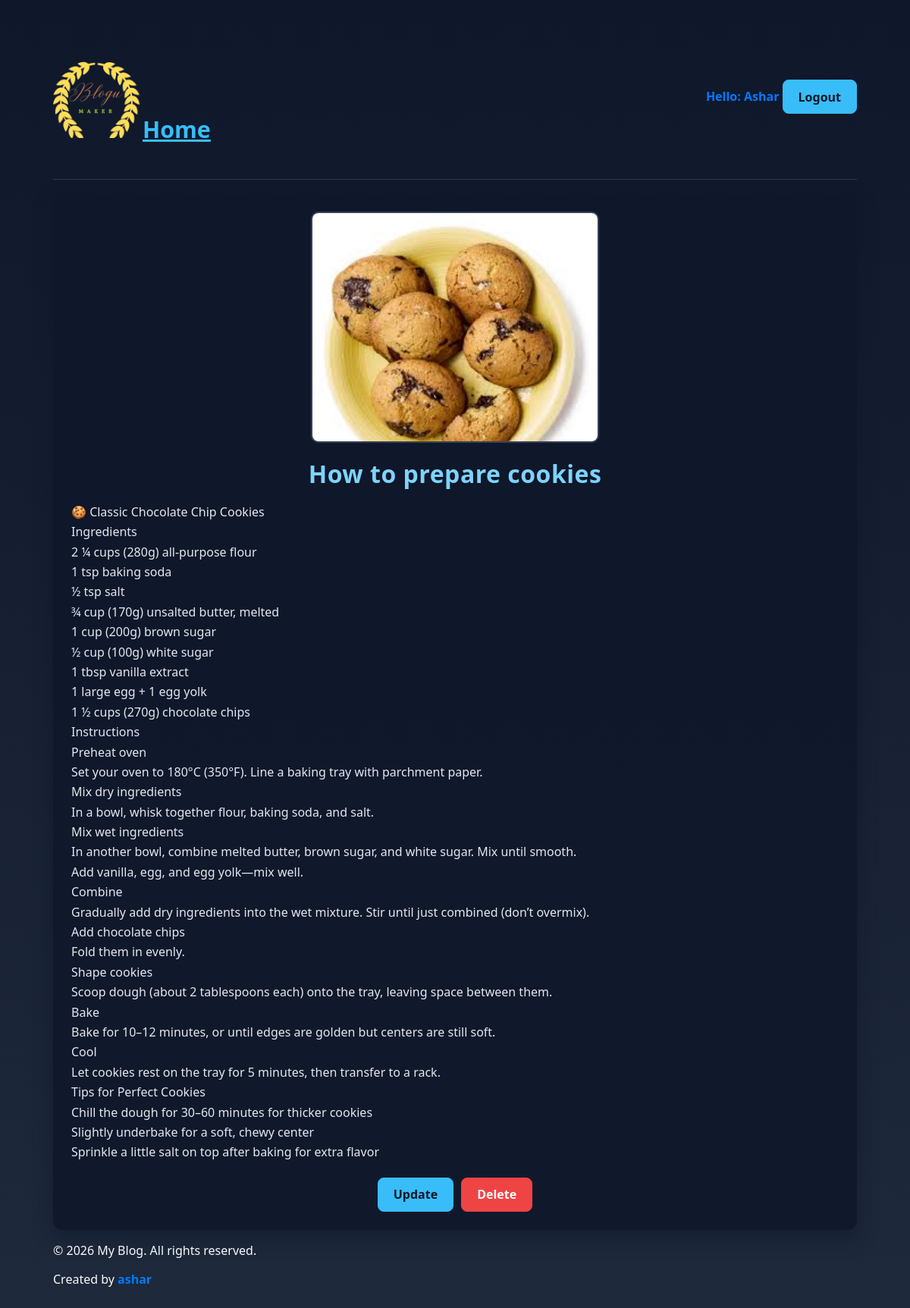
The page /how-to-prepare-cookies/ (signed in) on the database its author committed.
### Article/models.py (models this page shows, shortened)
class Article(models.Model):
    title = models.CharField(max_length = 50)
    body = models.TextField(editable= True)
    Creation_date = models.DateTimeField(auto_now_add = True)
    Author = models.ForeignKey(User,on_delete=models.CASCADE)
    Image = models.ImageField(upload_to="Thumb/",default="Thumb/Default.png",)
    slug = models.SlugField(allow_unicode=True,default=None)

### Article/views.py (the view)
# urls.py: path("<slug:content>/",views.Detail_view,name="details"),
def Detail_view(request,content):
    details = Article.objects.get(slug = content)
    return render(request,'content.html',{"Details":details})

### Article/templates/content.html (shortened to what this page needs)
{% extends 'main.html' %}
{% block content %}
<div class="sub-container" >
<div class="content_img">
    <img src=" {{ Details.Image.url }} " alt="Blog content">
</div>
<div class="content">
<h2 id="h2">{{ Details.title }}</h2>
</div>
<div class="content">
   {{ Details.body|linebreaks }}
</div>
<div class="footer">
   {% if user.is_authenticated %}
       <a href="{% url 'Article:update' Details.id %}" class="btn">Update</a>
       <a href="{% url 'Article:delete' Details.id %}" class="btn btn-danger">Delete</a>
   {% endif %}
</div>
</div>
<footer><p>&copy; {{Details.Creation_date|date:"Y"}} My Blog. All rights reserved.</p>
    <p>Created by <span style="font-weight: bold;color: #007bff;">{{ Details.Author }}</span></p>
</footer>
{% endblock content %}

### Blog/templates/main.html (shortened to what this page needs)
{% load static %}
<!DOCTYPE html>
<html lang="en">
<head>
    <link rel = "stylesheet" href = "{% static 'styles.css' %}">
</head>
<body>
    <div class="container">
        <nav>
            <div class="home">
                <a href="{% url 'Article:home' %}"><h1><p style="text-decoration: none;"><img src="{% static 'icon.png' %}" alt="Cookies" style="width: 20%;height:auto;" >Home</p></h1></a>
            </div>
            <div class="account-nav">
                {% if user.is_authenticated %}
                    <span style="font-weight: bold;color: #007bff;">Hello: {{ user.username|title }} </span>
                    <a class="btn" href="{% url 'Accounts:logout' %}">Logout</a>
                {% else %}
                    <a class="btn" href="{% url 'Accounts:logger' %}">Login</a>
                    <a class="btn" href="{% url 'Accounts:Register' %}">Register</a>
                {% endif %}
            </div>
        </nav>
        {% block content %}
        {% endblock content %}
    </div>
</body>
</html>

### Blog/static/styles.css (style rules this page uses)
* { box-sizing: border-box; }
body { margin: 0; padding: 0; font-family: 'Segoe UI', Tahoma, Geneva, Verdana, sans-serif; color: #f8f9fa; background: linear-gradient(180deg, #0f172a 0%, #1e293b 100%); }
.container { min-height: 100vh; max-width: 1100px; margin: 0 auto; padding: 20px; }
nav { display: flex; align-items: center; justify-content: space-between; padding: 14px 0; margin-bottom: 18px; border-bottom: 1px solid rgba(148, 163, 184, 0.25); text-decoration: none; }
nav .home a h1 { font-size: 1.9rem; color: #38bdf8; margin: 0; }
.sub-container { background-color: rgba(15, 23, 42, 0.85); border-radius: 12px; padding: 24px; margin: 16px 0; box-shadow: 0 10px 24px rgba(15, 23, 42, 0.55); }
.content_img { margin-bottom: 14px; text-align: center; }
.content_img img { width: 100%; max-width: 380px; height: auto; border-radius: 10px; border: 2px solid rgba(148, 163, 184, 0.3); }
.content h2, #h2 { margin: 12px 0 8px; font-size: 2rem; color: #7dd3fc; text-align: center; letter-spacing: 0.5px; }
.content p, .content a, .content span, .content li { color: #e2e8f0; line-height: 1.65; }
.footer { margin-top: 20px; display: flex; gap: 10px; flex-wrap: wrap; justify-content: center; }
.btn, .btn-danger { display: inline-flex; align-items: center; justify-content: center; padding: 0.65rem 1.25rem; border-radius: 8px; border: 1px solid transparent; font-weight: 600; text-decoration: none; cursor: pointer; transition: background-color 0.2s ease, transform 0.2s ease; }
.btn { background-color: #38bdf8; color: #0f172a; border-color: #38bdf8; }
.btn-danger { background-color: #ef4444; color: #fff; border-color: #ef4444; }
a { color: #38bdf8; }

### rows shown on the page
Article: Image (picture), title "How to prepare cookies", body "🍪 Classic Chocolate Chip Cookies Ingredients 2 ¼ cups (280g) all-purpose flour 1 tsp baking soda ½ tsp salt ¾ cup (170g) unsalted butter, melted 1 cup (200g) brown sugar ½ cup (100g) white sugar 1 tbsp vanilla extract 1 large egg + 1 egg yolk 1 ½ cups (270g) chocolate chips Instructions Preheat oven Set your oven to 180°C (350°F). Line a baking tray with parchment paper. Mix dry ingredients In a bowl, whisk together flour, baking soda, and salt. Mix wet ingredients In another bowl, combine melted butter, brown sugar, and white sugar. Mix until smooth. Add vanilla, egg, and egg yolk—mix well. Combine Gradually add dry ingredients into the wet mixture. Stir until just combined (don’t…", Creation_date "2026", Author "ashar"

### other values the page prints
{{ user.username|title }} "Ashar"
